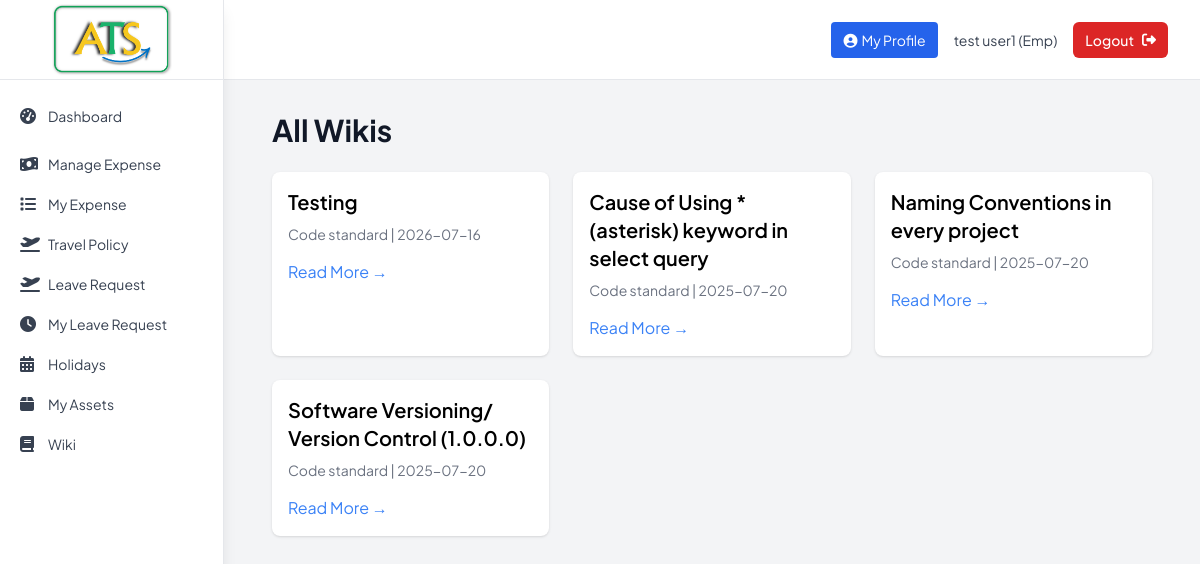
The app's page /employee/wiki (signed in) with its own data.
### tables this page shows
CREATE TABLE TblWikiPage (
                WikiId       INTEGER PRIMARY KEY AUTOINCREMENT,
                CategoryId   INTEGER NOT NULL,
                Title        TEXT    NOT NULL,
                Descri       TEXT,
                InsertedDate DATETIME DEFAULT CURRENT_TIMESTAMP,
                RowStatus    INTEGER DEFAULT 0,
                FOREIGN KEY (CategoryId) REFERENCES TblWikiCategory(CategoryId)
            );

CREATE TABLE TblWikiCategory (
                CategoryId INTEGER PRIMARY KEY AUTOINCREMENT,
                Category   TEXT    NOT NULL,
                CatImg     TEXT,
                inserted_date DATETIME DEFAULT CURRENT_TIMESTAMP
            );

### Backup_Code/app1.py (the view)
@app.route('/employee/wiki')
def employee_wiki_list():
    if 'user_id' not in session or session['emp_type'] != 'emp':
        return redirect(url_for('login'))
    wikis = db.get_wiki_pages()
    return render_template('wiki_list.html', wikis=wikis)

### Backup_Code/app1.py (called while the page is built)
@app.template_filter('todate')
def todate(value):
    if not value:
        return ''
    if isinstance(value, datetime):
        return value.date()
    s = str(value).strip()
    for fmt in ('%Y-%m-%d %H:%M:%S', '%Y-%m-%d'):
        try:
            return datetime.strptime(s, fmt).date()
        except ValueError:
            continue
    try:
        return datetime.strptime(s[:10], '%Y-%m-%d').date()
    except Exception:
        return s  # give up, return raw

### Backup_Code/database.py (called while the page is built)
    def get_connection(self):
        return sqlite3.connect(self.db_name)

    def get_wiki_pages(self):
        conn = self.get_connection()
        cursor = conn.cursor()
        cursor.execute('''
            SELECT wp.WikiId, wp.Title, wp.Descri, wp.InsertedDate, wc.Category, wc.CatImg
            FROM TblWikiPage wp
            JOIN TblWikiCategory wc ON wp.CategoryId = wc.CategoryId
            WHERE wp.RowStatus = 0
            ORDER BY wp.InsertedDate DESC
        ''')
        pages = cursor.fetchall()
        conn.close()
        return pages

### Backup_Code/templates/wiki_list.html (shortened to what this page needs)
{% extends "base.html" %}
{% block content %}
<div class="max-w-6xl mx-auto px-4">
    <h1 class="text-3xl font-bold text-gray-900 mb-6"> All Wikis </h1>
<div class="max-w-6xl mx-auto grid grid-cols-1 md:grid-cols-2 lg:grid-cols-3 gap-6">
  {% for w in wikis %}
  <div class="bg-white shadow rounded-lg p-4 hover:shadow-lg transition">
    <h2 class="text-xl font-semibold mb-2">{{ w[1] }}</h2>
    <p class="text-sm text-gray-500">{{ w[4] }} | {{ w[3]|todate }}</p>
    <a href="{{ url_for('wiki.wiki_detail', wiki_id=w[0]) }}"
       class="inline-block mt-4 text-primary hover:underline">
      Read More →
    </a>
  </div>
  {% endfor %}
</div>
</div>
{% endblock %}

### Backup_Code/templates/base.html (style rules this page uses)
html { scroll-behavior: smooth }
body { font-family: "Plus Jakarta Sans", sans-serif }

### records on screen
TblWikiPage: Title "Testing", Category "Code standard", InsertedDate "2026-07-16"
TblWikiPage: Title "Cause of Using * (asterisk) keyword in select query", Category "Code standard", InsertedDate "2025-07-20"
TblWikiPage: Title "Naming Conventions in every project", Category "Code standard", InsertedDate "2025-07-20"
TblWikiPage: Title "Software Versioning/ Version Control (1.0.0.0)", Category "Code standard", InsertedDate "2025-07-20"

### other values on screen
{{ label }} "Dashboard Manage Expense My Expense Travel Policy Leave Request My Leave Request Holidays My Assets Wiki"
{{ session.first_name }} "test user1"
{{ session.emp_type.title() }} "Emp"
